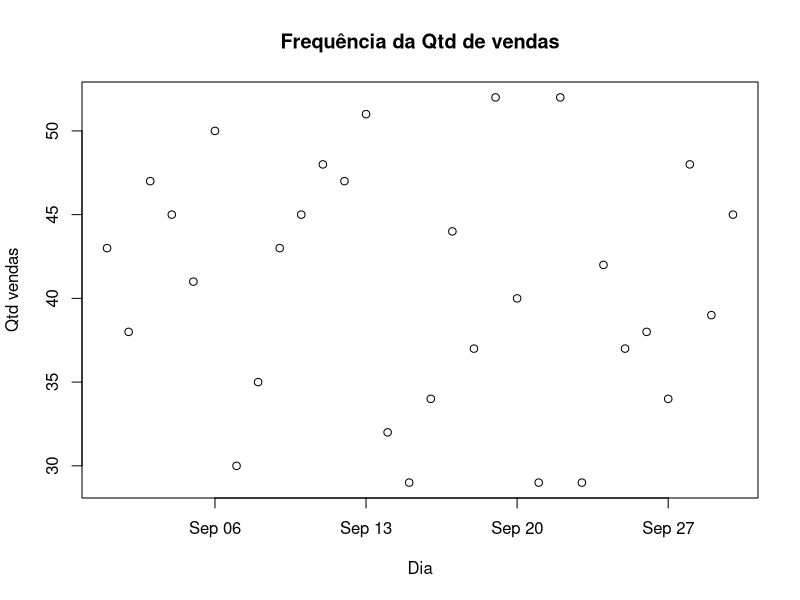
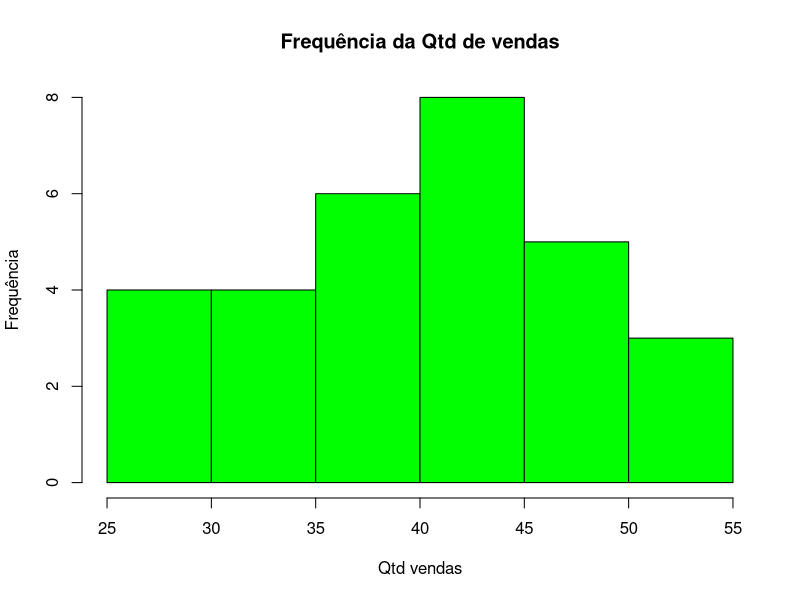

These charts were generated, in order, by the following R code:
set.seed(50)

vendas <- data.frame(
  Qtd = sample(x = 28:52, size = 30, replace = TRUE),
  DiaMes = seq(from = as.Date("2021-09-01"), to = as.Date("2021-09-30"), by = "day"),
  DiaSemana = weekdays(seq(from = as.Date("2021-09-01"), to = as.Date("2021-09-30"), by = "day"))
)

plot(vendas$DiaMes, vendas$Qtd, main = "Frequência da Qtd de vendas",xlab = "Dia", ylab =
       "Qtd vendas")


varmes <- max(vendas$Qtd) - min(vendas$Qtd)
print(varmes)

medven<- round(mean(vendas$Qtd))
print(medven)

hist(vendas$Qtd, main = "Frequência da Qtd de vendas", xlab = "Qtd vendas", ylab = "Frequência", col = "green")
